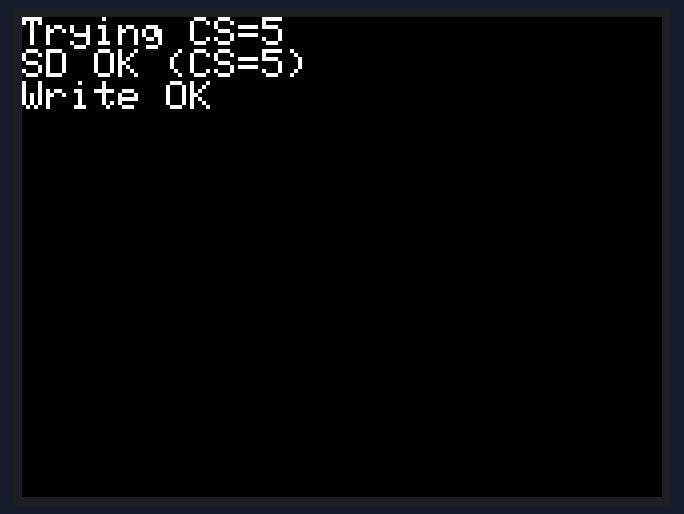
The sketch below on a simulated ESP32. On the bench: 320×240 colour display. Storage starts empty.

Above: at 0.2 s.

The sketch:

checkSDcard.ino
```cpp
#include <M5Unified.h>
#include <SD.h>

int csCandidates[] = {5, 4, 13, 15, 12};

void setup() {
  M5.begin();
  M5.Lcd.setTextSize(2);

  for (int i = 0; i < sizeof(csCandidates) / sizeof(int); ++i) {
    int cs = csCandidates[i];
    M5.Lcd.printf("Trying CS=%d\n", cs);
    if (SD.begin(cs)) {
      M5.Lcd.printf("SD OK (CS=%d)\n", cs);
      File f = SD.open("/probe.txt", FILE_WRITE);
      if (f) {
        f.println("CS test success");
        f.close();
        M5.Lcd.println("Write OK");
      } else {
        M5.Lcd.println("Write FAIL");
      }
      return;
    }
    delay(500);
  }

  M5.Lcd.println("All SD init failed");
}

void loop() {}
```
